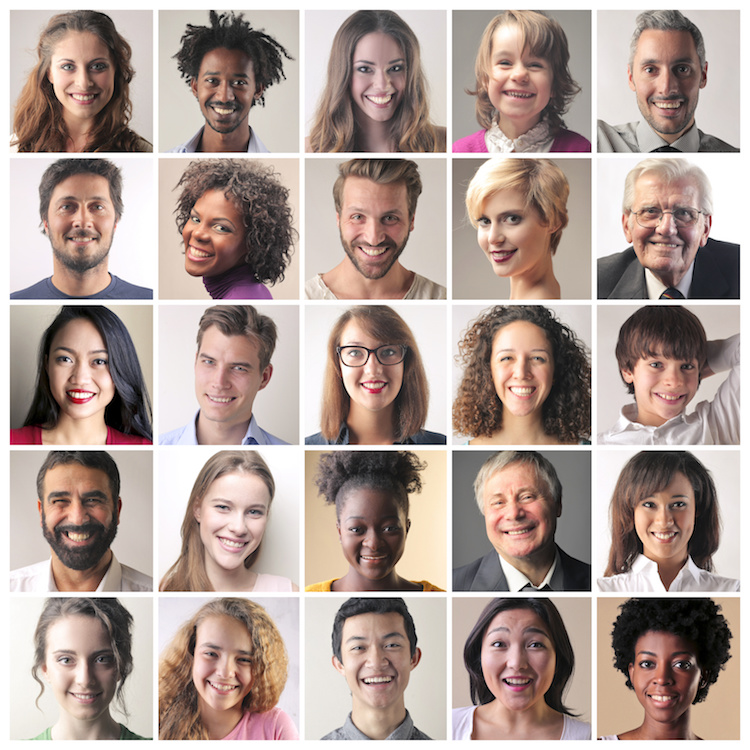
#> input picture Chapter4/faces.jpeg, 750 x 750 px
$ python 04_06.py
#> lines starting #> are read from the running program, lines starting #| are printed output that depends on the picture; after the words box and inside, x2 and y2 are one past the last pixel; in counts of white or black regions, pixels touching at a corner belong together
import numpy as np
import cv2

# Read in the image
img = cv2.imread("faces.jpeg",1)
#> img is the input picture: shape (750, 750, 3); mean B, G, R 150.6, 157.8, 175.3

# Convert to gray
gray = cv2.cvtColor(img, cv2.COLOR_BGR2GRAY)
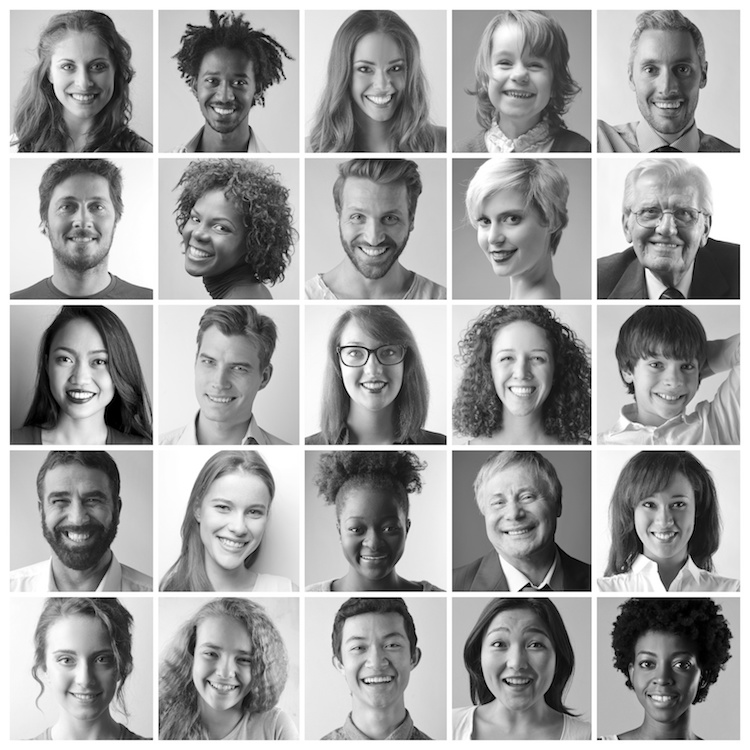
#> gray: shape (750, 750); min 0, max 255, mean 162.2
path = "haarcascade_eye.xml"

# Load the xml file as our cascade classifier
eye_cascade = cv2.CascadeClassifier(path)

# List of eyes
eyes = eye_cascade.detectMultiScale(gray, scaleFactor = 1.02, minNeighbors = 20, minSize = (10, 10))
#> eyes = 43 rows, first 6: [49, 13, 28, 28], [493, 50, 24, 24], [57, 54, 25, 25], [85, 54, 24, 24], [353, 57, 24, 24], [382, 57, 23, 23]
print(eyes)
#> (printed output is left out)

# Draw circles around detected eyes

for (x,y,w,h) in eyes:
    # Compute coordinates of centre of the circle
    xc = (x + (x + w))/2
    yc = (y + (y + h))/2
    radius = w/2
    cv2.circle(img, (int(xc), int(yc)), int(radius), (0, 255, 0), 2)
#> this loop made 43 passes
#> (x, y, w, h, xc, yc, radius) on passes 1 to 12: (49, 13, 28, 28, 63, 27, 14), (493, 50, 24, 24, 505, 62, 12), (57, 54, 25, 25, 69.5, 66.5, 12.5), (85, 54, 24, 24, 97, 66, 12), (353, 57, 24, 24, 365, 69, 12), (382, 57, 23, 23, 393.5, 68.5, 11.5), (671, 57, 24, 24, 683, 69, 12), (638, 56, 27, 27, 651.5, 69.5, 13.5), (201, 69, 23, 23, 212.5, 80.5, 11.5), (227, 71, 23, 23, 238.5, 82.5, 11.5), (501, 82, 25, 25, 513.5, 94.5, 12.5), (80, 194, 25, 25, 92.5, 206.5, 12.5)
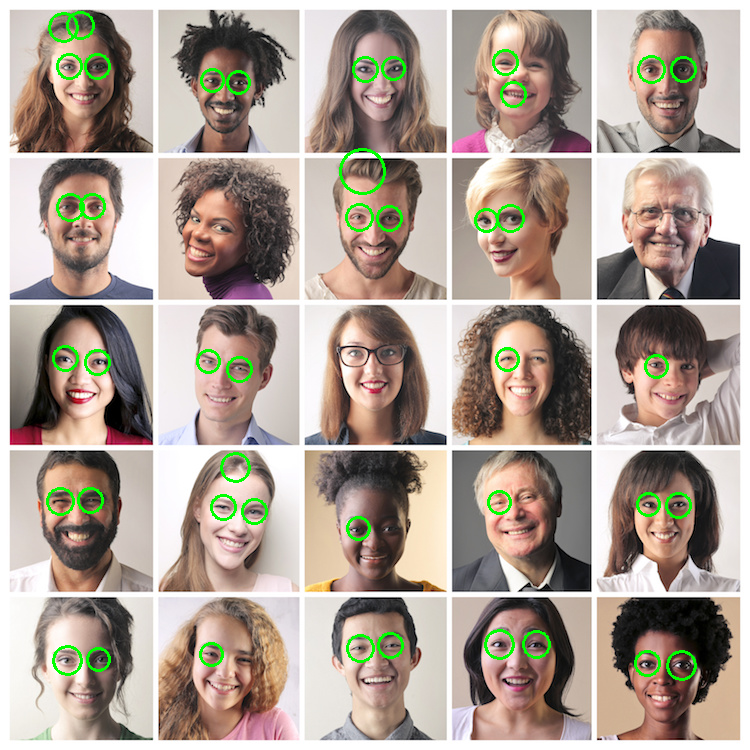
#> img: shape (750, 750, 3); 1.74% of pixels changed, all inside (x1, y1, x2, y2) = (46, 11, 697, 681)

cv2.imshow("Image", img)

cv2.waitKey(0)
cv2.destroyAllWindows()

$ run again, with Chapter4/players.jpg copied over Chapter4/faces.jpeg
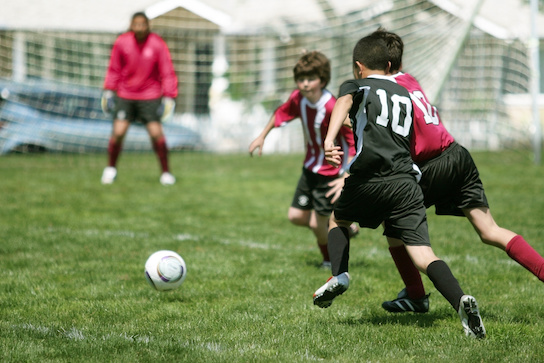
#> input picture Chapter4/players.jpg, 544 x 363 px
#> img is the input picture: shape (363, 544, 3); mean B, G, R 103.7, 137.8, 129.6
#> `gray = cv2.cvtColor(img, cv2.COLOR_BGR2GRAY)`:
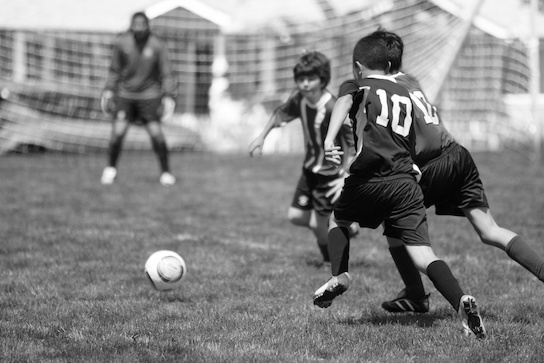
#> gray: shape (363, 544); min 0, max 255, mean 131.5
#> eyes = ()
